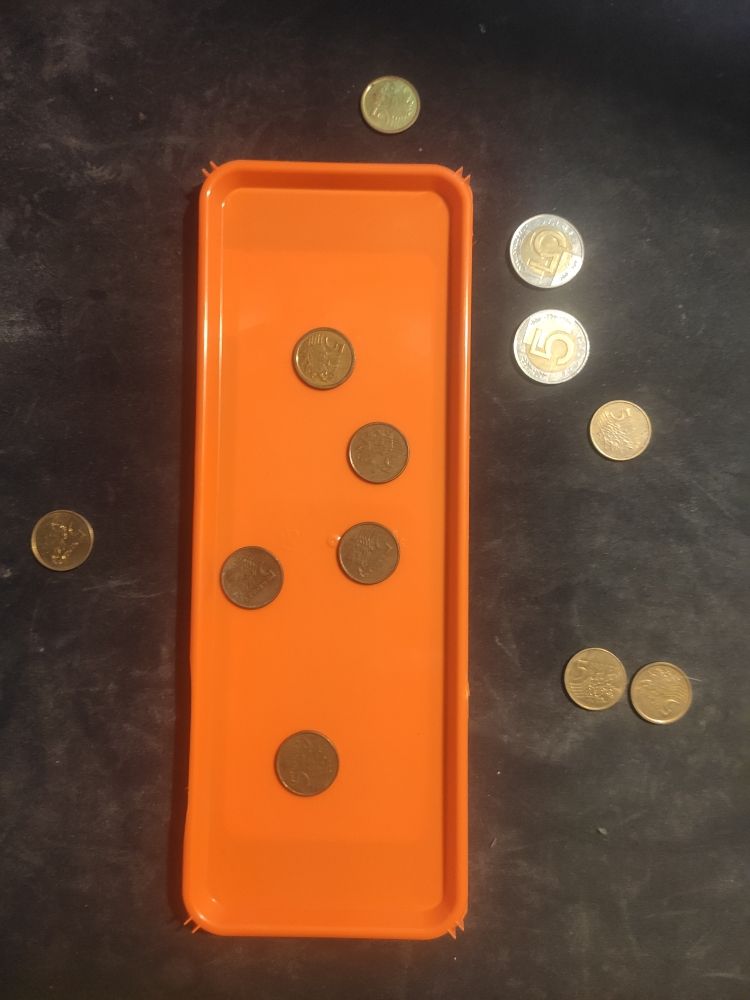
#> input picture ZAD_2/trays/tray1.jpg, 750 x 1000 px, found by its file name
$ jupyter execute --allow-errors zad2.ipynb
#> lines starting #> are read from the running program, lines starting #| are printed output that depends on the picture; after the words box and inside, x2 and y2 are one past the last pixel; in counts of white or black regions, pixels touching at a corner belong together
[cell 1]
import cv2 as cv
import numpy as np

[cell 2]
def addMoney(color):
    if color == (255,0,0):
        return 5.0
    else:
        return 0.05

[cell 3]
img = cv.imread("Zadania/ZAD_2/trays/tray1.jpg")
#> img is the input picture: shape (1000, 750, 3); mean B, G, R 46.1, 73.5, 117.8
img = cv.medianBlur(img,3)
cimg = cv.cvtColor(img, cv.COLOR_BGR2GRAY)
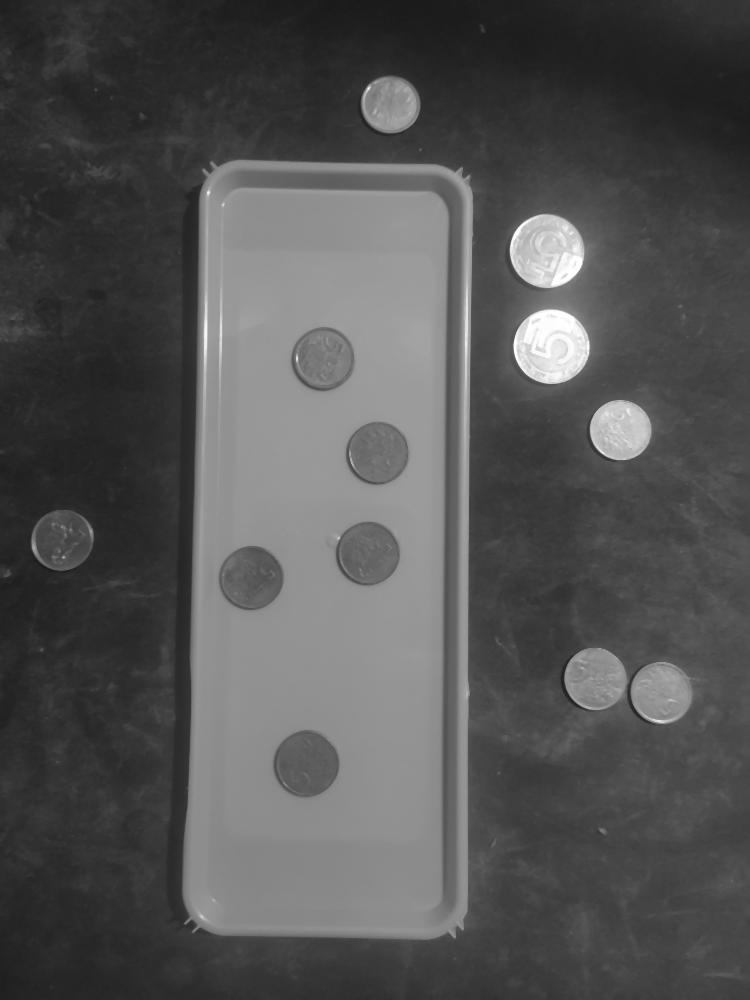
#> cimg: shape (1000, 750); min 25, max 255, mean 83.5


edge = cv.Canny(cimg,100,200,apertureSize=3)
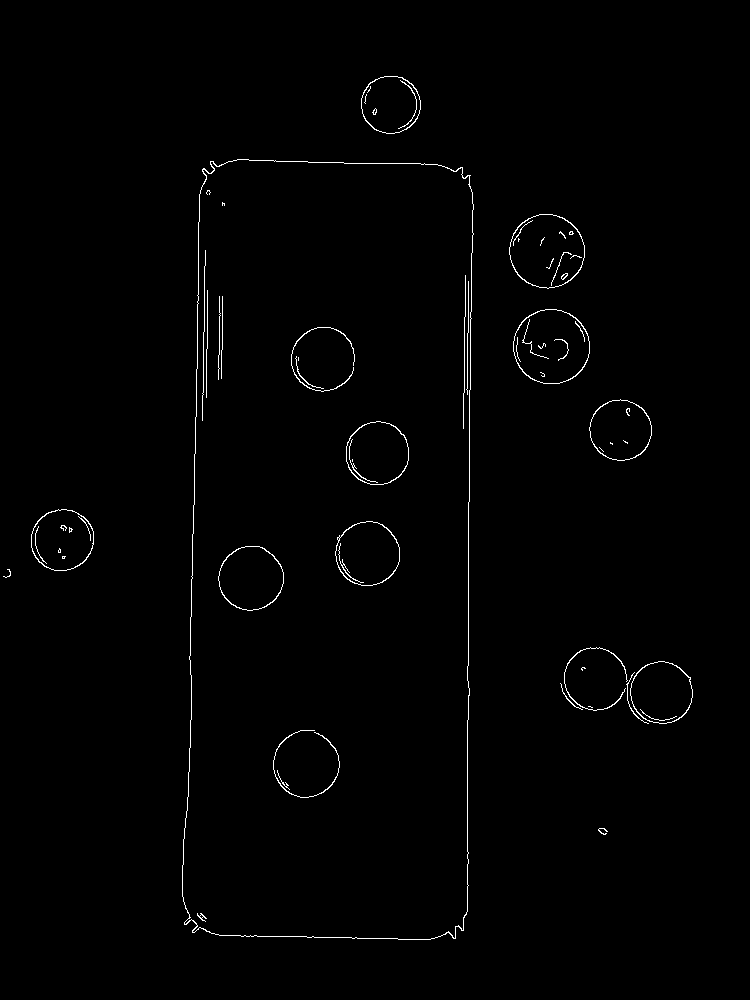
#> edge: shape (1000, 750); 0.91% white in thin lines or dots, all inside (x1, y1, x2, y2) = (3, 76, 693, 940)
line = cv.HoughLinesP(edge,1,np.pi/180,50,minLineLength=100,maxLineGap=20)
#> line = [[195, 453, 198, 251], [467, 911, 467, 720], [468, 719, 468, 502], [219, 935, 430, 939], [469, 438, 471, 267], [463, 428, 465, 275], [202, 420, 205, 250], [192, 578, 194, 454], [233, 160, 343, 162], [467, 394, 468, 291]]

xs = np.sort(line[:,0,0::2].reshape(2*len(line[:,0,0])))
#> xs = 20 values from 192 to 471
ys = np.sort(line[:,0,1::2].reshape(2*len(line[:,0,0])))
#> ys = 20 values from 160 to 939

#> (the rest of this cell did not finish here and is left out)

$ run again, with ZAD_2/trays/tray2.jpg copied over ZAD_2/trays/tray1.jpg
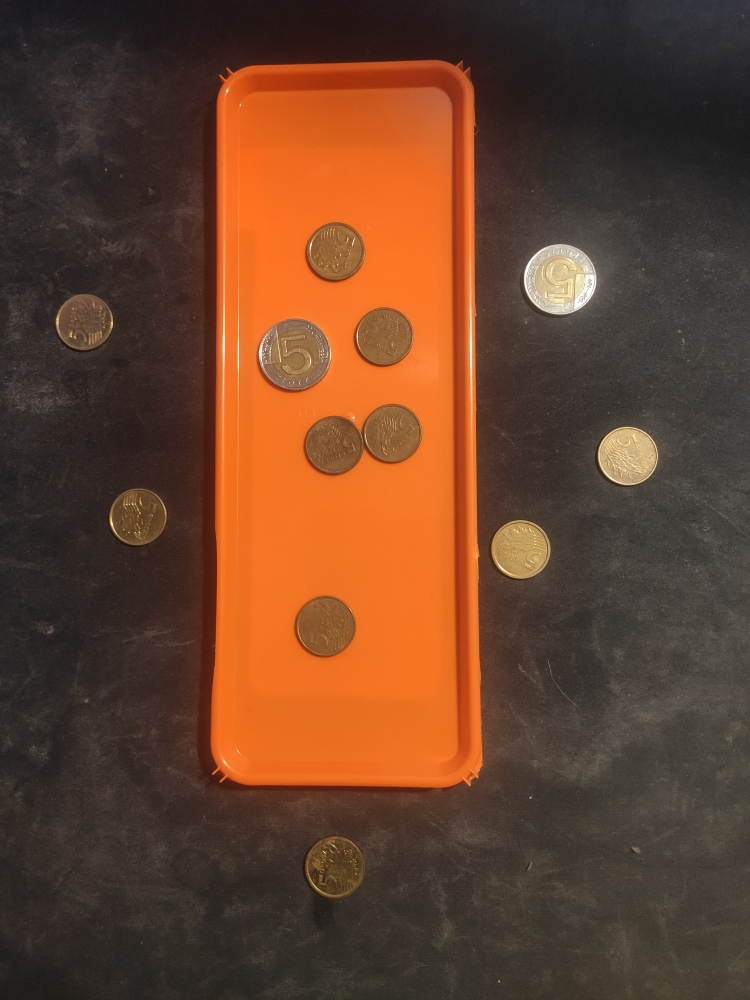
#> input picture ZAD_2/trays/tray2.jpg, 750 x 1000 px, found by its file name
#> img is the input picture: shape (1000, 750, 3); mean B, G, R 43.6, 65.7, 103.4
#> `cimg = cv.cvtColor(img, cv.COLOR_BGR2GRAY)`:
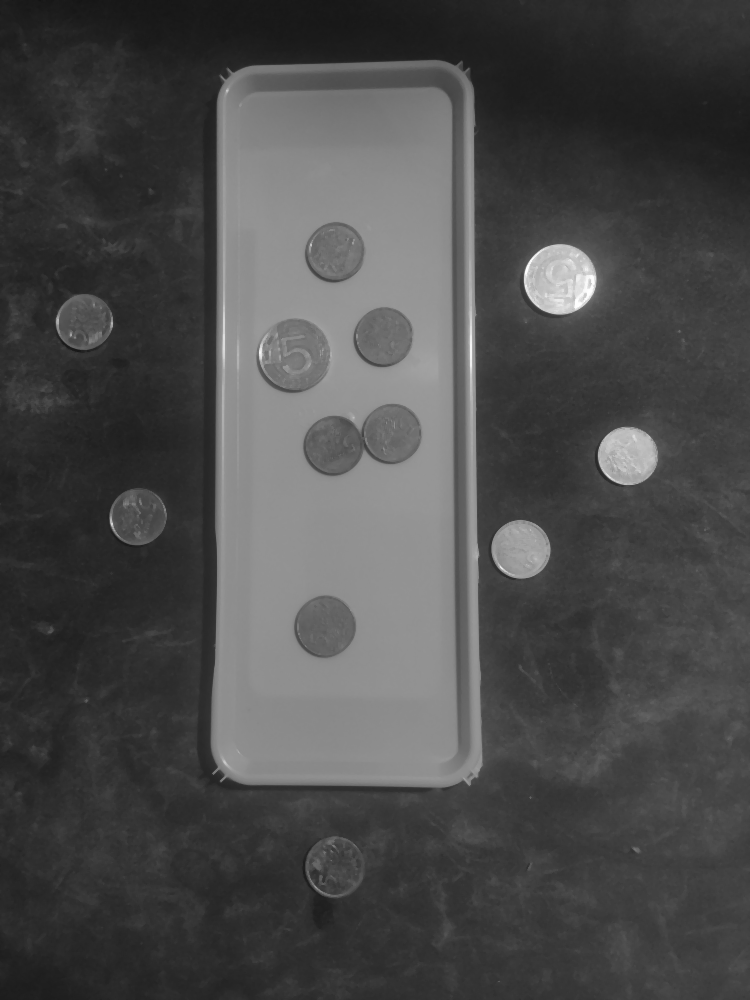
#> cimg: shape (1000, 750); min 20, max 255, mean 74.3
#> `edge = cv.Canny(cimg,100,200,apertureSize=3)`:
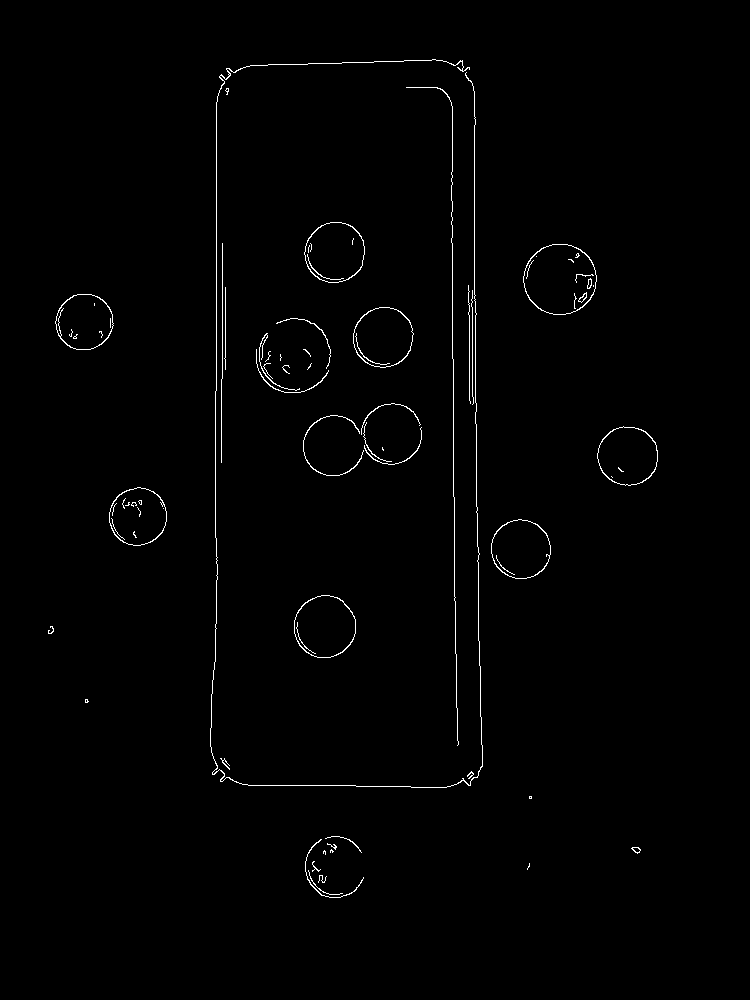
#> edge: shape (1000, 750); 0.93% white in thin lines or dots, all inside (x1, y1, x2, y2) = (48, 59, 658, 898)
#> line = 13 rows, first 6: [216, 390, 216, 102], [476, 451, 481, 744], [452, 358, 452, 106], [474, 300, 474, 91], [454, 576, 456, 676], [215, 537, 215, 391]
#> xs = 26 values from 215 to 481
#> ys = 26 values from 59 to 787

$ run again, with ZAD_2/trays/tray3.jpg copied over ZAD_2/trays/tray1.jpg
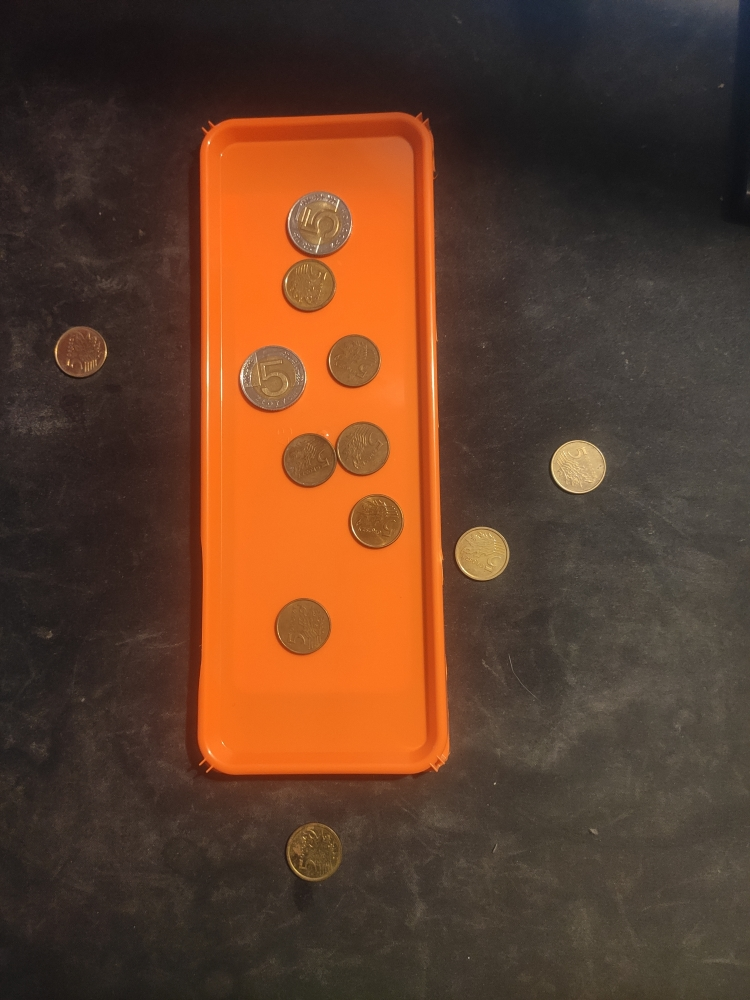
#> input picture ZAD_2/trays/tray3.jpg, 750 x 1000 px, found by its file name
#> img is the input picture: shape (1000, 750, 3); mean B, G, R 42.5, 62.6, 96.3
#> `cimg = cv.cvtColor(img, cv.COLOR_BGR2GRAY)`:
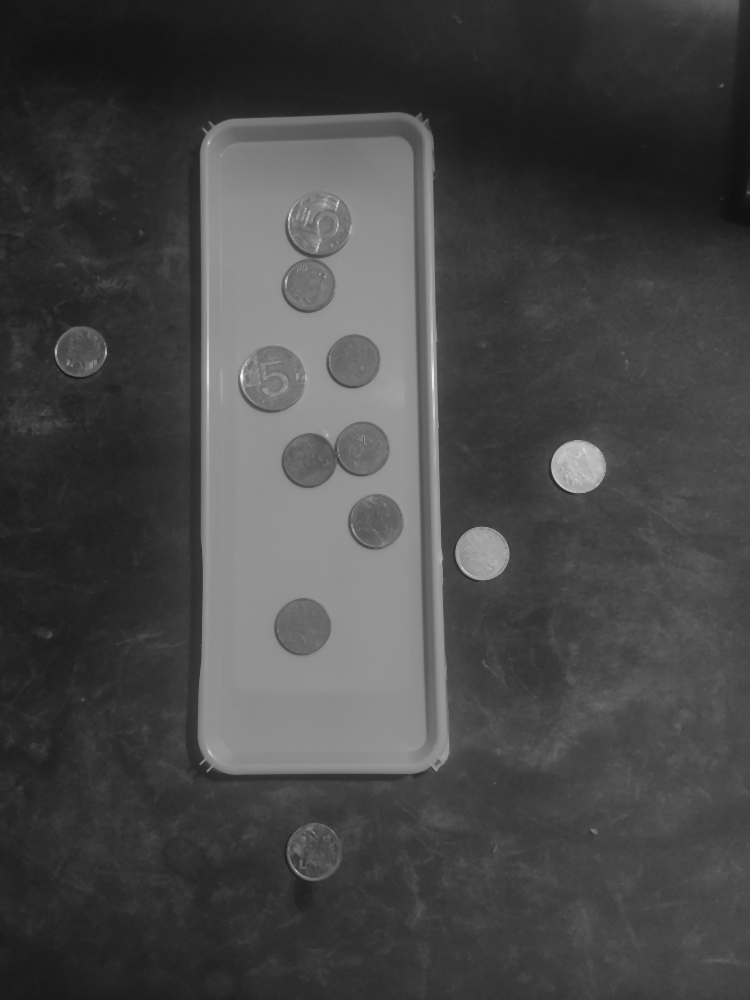
#> cimg: shape (1000, 750); min 16, max 245, mean 70.2
#> `edge = cv.Canny(cimg,100,200,apertureSize=3)`:
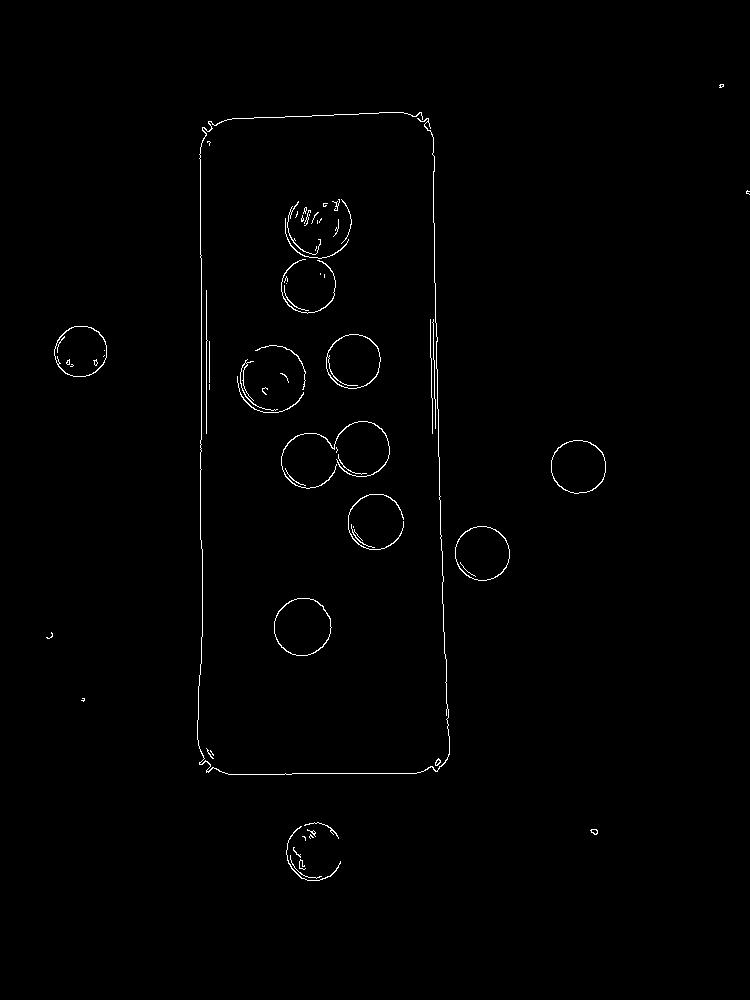
#> edge: shape (1000, 750); 0.75% white in thin lines or dots, all inside (x1, y1, x2, y2) = (46, 84, 750, 881)
#> line = [[201, 469, 201, 255], [200, 257, 200, 147], [435, 283, 438, 456], [206, 433, 206, 290], [442, 594, 449, 745], [232, 118, 403, 112], [285, 773, 416, 773]]
#> xs = [200, 200, 201, 201, 206, 206, 232, 285, 403, 416, 435, 438, 442, 449]
#> ys = [112, 118, 147, 255, 257, 283, 290, 433, 456, 469, 594, 745, 773, 773]

$ run again, with ZAD_2/trays/tray4.jpg copied over ZAD_2/trays/tray1.jpg
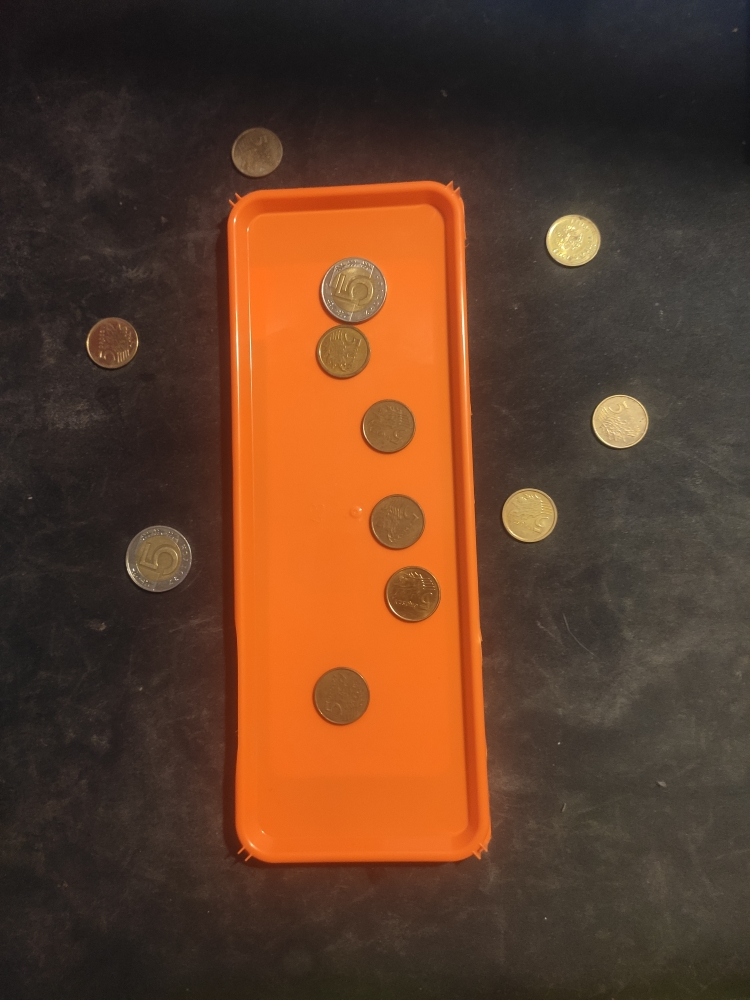
#> input picture ZAD_2/trays/tray4.jpg, 750 x 1000 px, found by its file name
#> img is the input picture: shape (1000, 750, 3); mean B, G, R 40.6, 61.5, 95.5
#> `cimg = cv.cvtColor(img, cv.COLOR_BGR2GRAY)`:
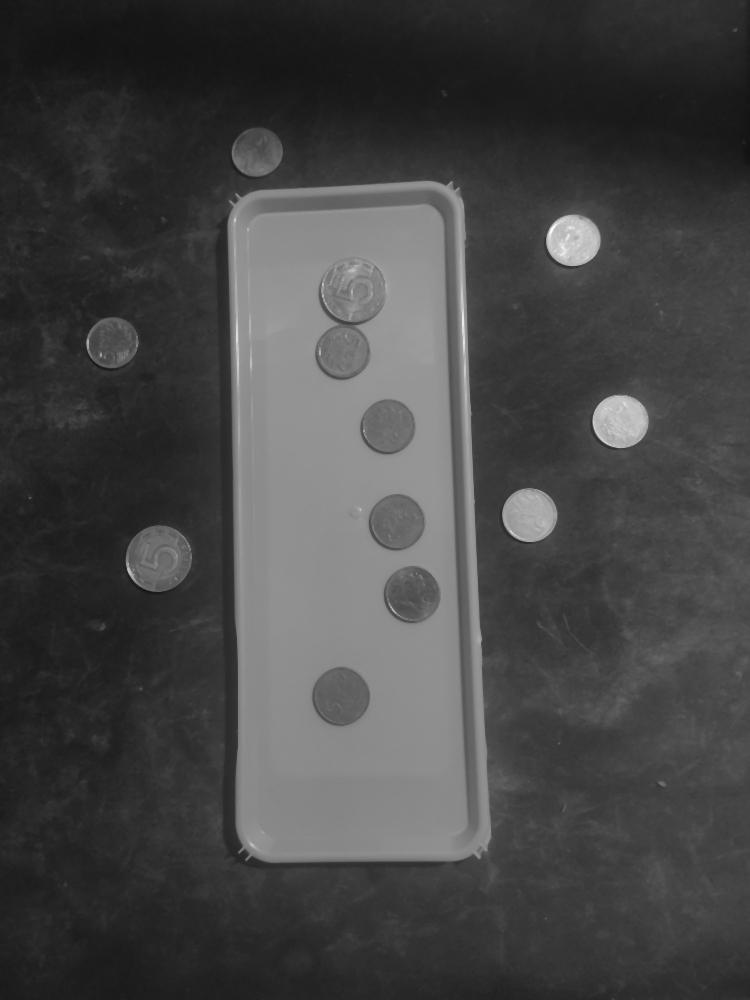
#> cimg: shape (1000, 750); min 18, max 250, mean 69.2
#> `edge = cv.Canny(cimg,100,200,apertureSize=3)`:
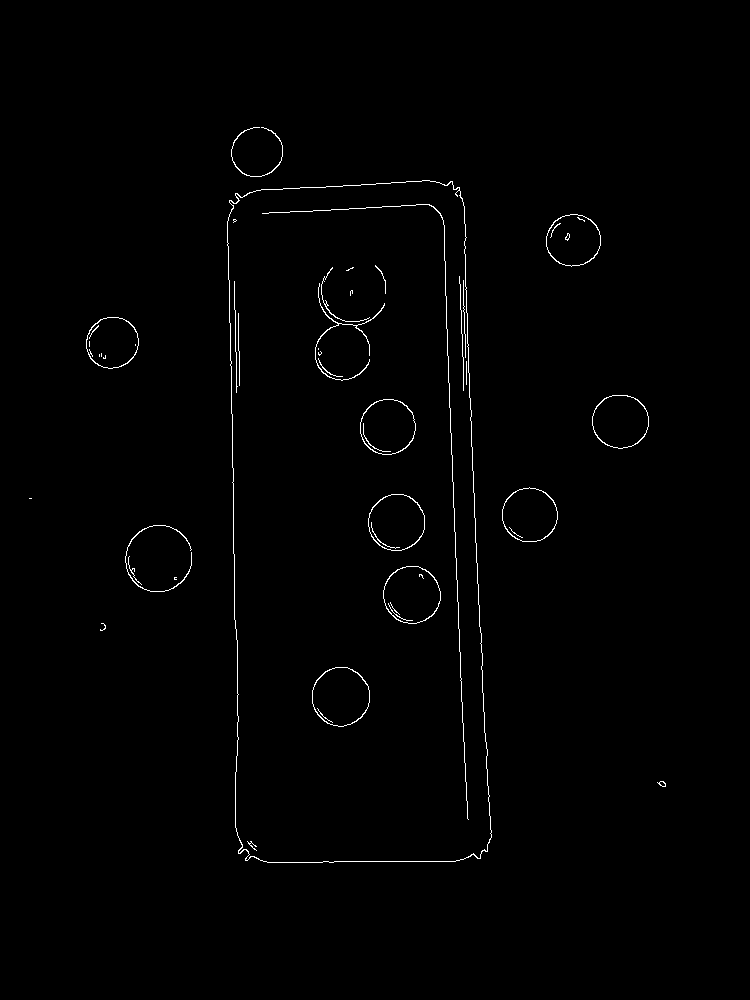
#> edge: shape (1000, 750); 0.81% white in thin lines or dots, all inside (x1, y1, x2, y2) = (29, 127, 666, 863)
#> line = [[228, 243, 231, 413], [443, 220, 457, 601], [472, 468, 491, 837], [464, 241, 471, 446], [458, 621, 468, 819], [256, 190, 421, 181], [323, 861, 455, 861], [262, 213, 429, 204], [465, 247, 474, 505], [463, 280, 466, 384], [481, 666, 489, 815]]
#> xs = 22 values from 228 to 491
#> ys = 22 values from 181 to 861
